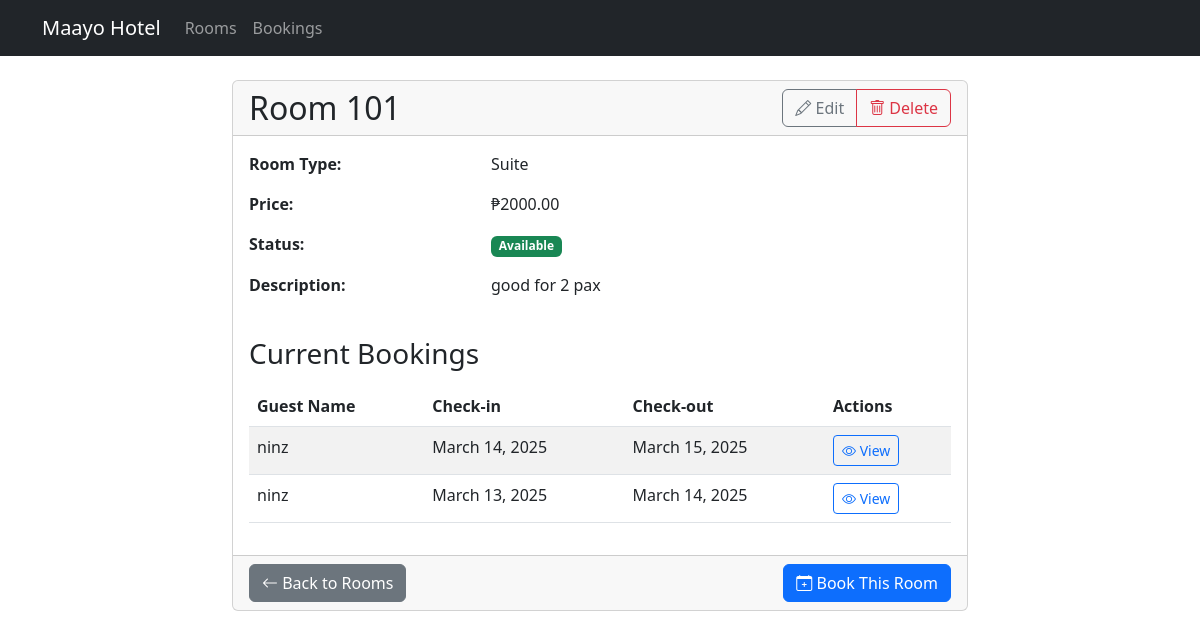
The app's page /bookings/room/6/ with its own data.
### bookings/models.py (models this page shows, shortened)
class Room(models.Model):
    ROOM_TYPES = [
        ('SINGLE', 'Single'),
        ('DOUBLE', 'Double'),
        ('SUITE', 'Suite'),
    ]
    room_number = models.IntegerField(unique=True)
    room_type = models.CharField(max_length=10, choices=ROOM_TYPES)
    price = models.DecimalField(max_digits=10, decimal_places=2)
    description = models.TextField(blank=True, null=True)
    is_available = models.BooleanField(default=True)
    class Meta:
        ordering = ['room_number']

class Booking(models.Model):
    room = models.ForeignKey(Room, on_delete=models.CASCADE, related_name='bookings')
    guest_name = models.CharField(max_length=100)
    guest_email = models.EmailField()
    check_in = models.DateField()
    check_out = models.DateField()
    created_at = models.DateTimeField(auto_now_add=True)
    class Meta:
        ordering = ['-check_in']

### bookings/views.py (the view)
# urls.py: path('room/<int:pk>/', views.RoomDetailView.as_view(), name='room_detail'),
class RoomDetailView(DetailView):
    model = Room
    template_name = 'bookings/room_detail.html'
    context_object_name = 'room'

### bookings/templates/bookings/room_detail.html (shortened to what this page needs)
{% extends 'bookings/base.html' %}
{% block content %}
<div class="row justify-content-center">
    <div class="col-md-8">
        <div class="card">
            <div class="card-header">
                <div class="d-flex justify-content-between align-items-center">
                    <h2 class="card-title mb-0">Room {{ room.room_number }}</h2>
                    <div class="btn-group">
                        <a href="{% url 'bookings:room_update' room.pk %}" class="btn btn-outline-secondary">
                            <i class="bi bi-pencil"></i> Edit
                        </a>
                        <a href="{% url 'bookings:room_delete' room.pk %}" class="btn btn-outline-danger">
                            <i class="bi bi-trash"></i> Delete
                        </a>
                    </div>
                </div>
            </div>
            <div class="card-body">
                <div class="row mb-3">
                    <div class="col-md-4">
                        <strong>Room Type:</strong>
                    </div>
                    <div class="col-md-8">
                        {{ room.get_room_type_display }}
                    </div>
                </div>
                <div class="row mb-3">
                    <div class="col-md-4">
                        <strong>Price:</strong>
                    </div>
                    <div class="col-md-8">
                        ₱{{ room.price }}
                    </div>
                </div>
                <div class="row mb-3">
                    <div class="col-md-4">
                        <strong>Status:</strong>
                    </div>
                    <div class="col-md-8">
                        {% if room.is_available %}
                            <span class="badge bg-success">Available</span>
                        {% else %}
                            <span class="badge bg-danger">Not Available</span>
                        {% endif %}
                    </div>
                </div>
                {% if room.description %}
                <div class="row mb-3">
                    <div class="col-md-4">
                        <strong>Description:</strong>
                    </div>
                    <div class="col-md-8">
                        {{ room.description|linebreaks }}
                    </div>
                </div>
                {% endif %}
                <h3 class="mt-4 mb-3">Current Bookings</h3>
                {% if room.bookings.all %}
                    <div class="table-responsive">
                        <table class="table table-striped">
                            <thead>
                                <tr>
                                    <th>Guest Name</th>
                                    <th>Check-in</th>
                                    <th>Check-out</th>
                                    <th>Actions</th>
                                </tr>
                            </thead>
                            <tbody>
                                {% for booking in room.bookings.all %}
                                <tr>
                                    <td>{{ booking.guest_name }}</td>
                                    <td>{{ booking.check_in }}</td>
                                    <td>{{ booking.check_out }}</td>
                                    <td>
                                        <a href="{% url 'bookings:booking_detail' booking.pk %}" class="btn btn-sm btn-outline-primary">
                                            <i class="bi bi-eye"></i> View
                                        </a>
                                    </td>
                                </tr>
                                {% endfor %}
                            </tbody>
                        </table>
                    </div>
                {% else %}
                    <p class="text-muted">No current bookings for this room.</p>
                {% endif %}
            </div>
            <div class="card-footer">
                <div class="d-grid gap-2 d-md-flex justify-content-md-between">
                    <a href="{% url 'bookings:room_list' %}" class="btn btn-secondary">
                        <i class="bi bi-arrow-left"></i> Back to Rooms
                    </a>
                    <a href="{% url 'bookings:booking_create' %}" class="btn btn-primary">
                        <i class="bi bi-calendar-plus"></i> Book This Room
                    </a>
                </div>
            </div>
        </div>
    </div>
</div>
{% endblock %}

### records on screen
Room: room_number "101", room_type "Suite", price "2000.00", description "good for 2 pax"
Booking: guest_name "ninz", check_in "March 14, 2025", check_out "March 15, 2025"
Booking: guest_name "ninz", check_in "March 13, 2025", check_out "March 14, 2025"
